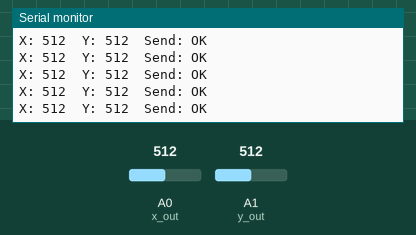
Bench run of a sketch on a simulated Arduino Nano, built with avr-gcc and run on an emulated ATmega328P. Parts: the last lines printed to the serial monitor. The test bench sets the inputs (shaded band); at power-on: A0 (x_out) = 512, A1 (y_out) = 512. No radio packets arrive unless stated.

Above: at 1.2 s.
1.3 s: A0 (x_out) set to 106
At 1.8 s:
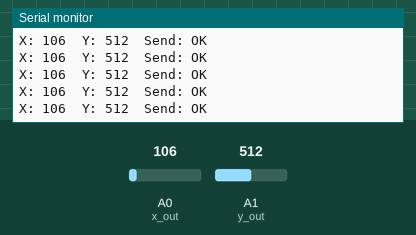
4.3 s: A0 (x_out) set to 93
At 5.0 s:
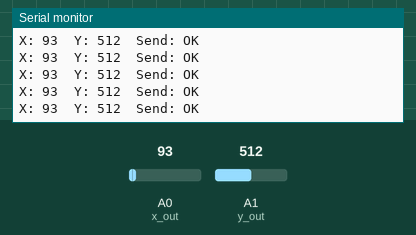
7.3 s: A1 (y_out) set to 110
At 8.1 s:
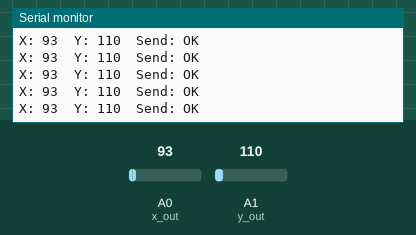
10.3 s: A1 (y_out) set to 93
At 11.1 s:
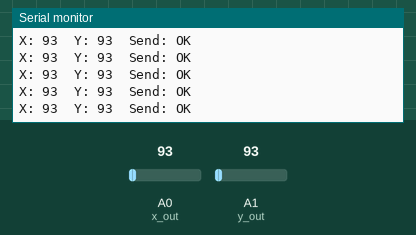
Timing chart, 0 to 13.3 s (numbered marks = the images above; inputs shaded):
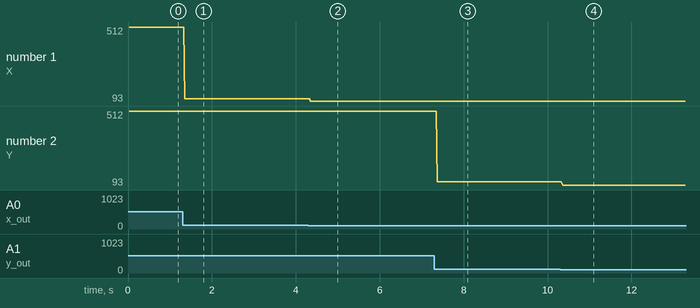

Measured:
- after the input at 1.3 s, the serial monitor: prints a new line after 0.05 s (image 1)
- after the input at 4.3 s, the serial monitor: prints a new line after 0.05 s (image 2)
- after the input at 7.3 s, the serial monitor: prints a new line after 0.07 s (image 3)
- after the input at 10.3 s, the serial monitor: prints a new line after 0.06 s (image 4)
- plotted number 1: 512 → 106 after the input at 1.3 s, 106 → 93 after the input at 4.3 s
- plotted number 2: 512 → 110 after the input at 7.3 s

The sketch:

transmitter.ino
```cpp
// Arduino Gesture Control Robot
// Transmitter: Arduino Nano + nRF24L01

#include <SPI.h>
#include <nRF24L01.h>
#include <RF24.h>

// Gesture sensor / joystick outputs
const int x_out = A0;
const int y_out = A1;

// nRF24L01
// CE = D8
// CSN = D10
RF24 radio(8, 10);

const byte address[6] = "00001";

// Data structure
struct data {
  int xAxis;
  int yAxis;
};

data send_data;

void setup() {

  Serial.begin(9600);

  // Initialize radio
  if (!radio.begin()) {
    Serial.println("nRF24L01 not detected!");
    while (1);
  }

  radio.openWritingPipe(address);

  radio.setPALevel(RF24_PA_MIN);
  radio.setDataRate(RF24_250KBPS);

  radio.stopListening();

  Serial.println("Transmitter Ready");
}

void loop() {

  // Read X and Y values
  send_data.xAxis = analogRead(x_out);
  send_data.yAxis = analogRead(y_out);

  // Send data
  bool success = radio.write(&send_data, sizeof(send_data));

  // Display values for testing
  Serial.print("X: ");
  Serial.print(send_data.xAxis);

  Serial.print("  Y: ");
  Serial.print(send_data.yAxis);

  Serial.print("  Send: ");

  if (success) {
    Serial.println("OK");
  } else {
    Serial.println("FAILED");
  }

  delay(20);
}
```
